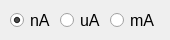
               <widget class="QWidget" name="tab_5">
                <attribute name="title">
                 <string>C unit</string>
                </attribute>
                <widget class="QRadioButton" name="radioButton_na_keithley">
                 <property name="geometry">
                  <rect>
                   <x>10</x>
                   <y>10</y>
                   <width>51</width>
                   <height>21</height>
                  </rect>
                 </property>
                 <property name="font">
                  <font>
                   <pointsize>12</pointsize>
                  </font>
                 </property>
                 <property name="text">
                  <string>nA</string>
                 </property>
                 <property name="checked">
                  <bool>true</bool>
                 </property>
                </widget>
                <widget class="QRadioButton" name="radioButton_ua_keithley">
                 <property name="geometry">
                  <rect>
                   <x>60</x>
                   <y>10</y>
                   <width>51</width>
                   <height>21</height>
                  </rect>
                 </property>
                 <property name="font">
                  <font>
                   <pointsize>12</pointsize>
                  </font>
                 </property>
                 <property name="text">
                  <string>uA</string>
                 </property>
                </widget>
                <widget class="QRadioButton" name="radioButton_ma_keithley">
                 <property name="geometry">
                  <rect>
                   <x>110</x>
                   <y>10</y>
                   <width>51</width>
                   <height>21</height>
                  </rect>
                 </property>
                 <property name="font">
                  <font>
                   <pointsize>12</pointsize>
                  </font>
                 </property>
                 <property name="text">
                  <string>mA</string>
                 </property>
                </widget>
               </widget>
